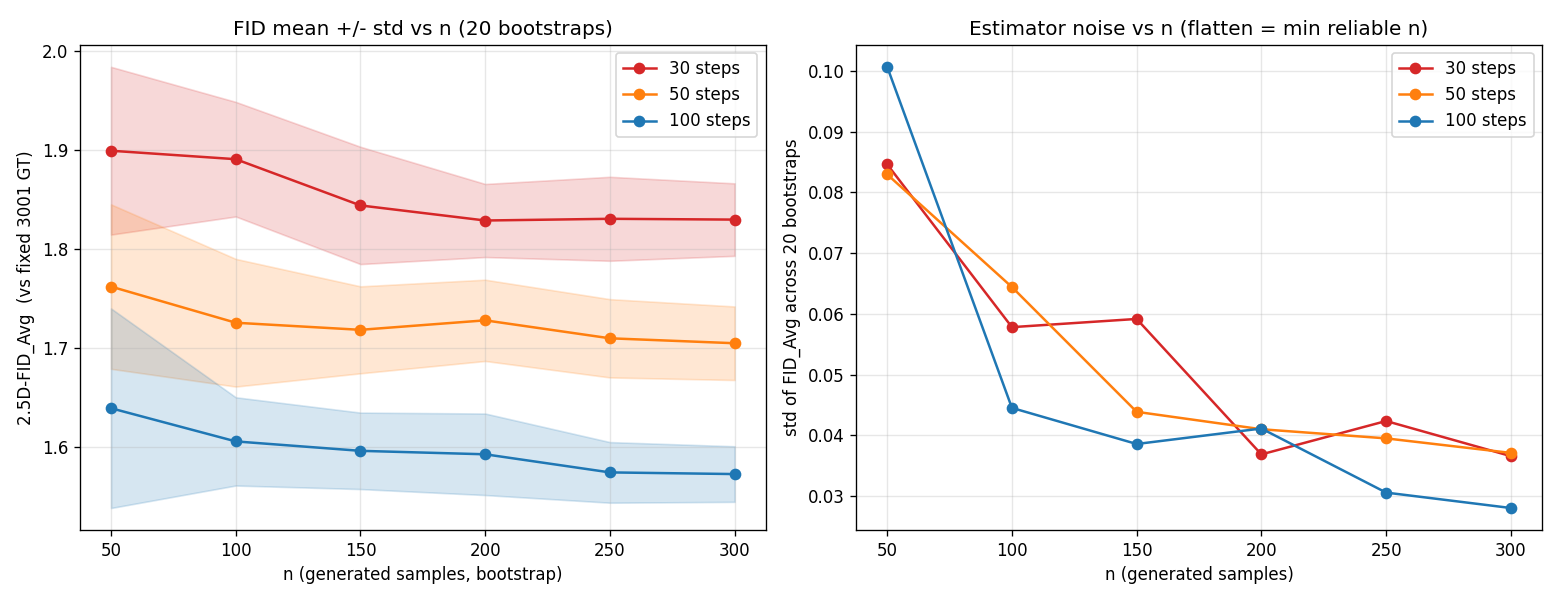

Python code for this plot:
"""FID-vs-n reliability curve via volume-level bootstrap (GPU Frechet).

Question (user): with reference fixed at the 3001-valid GT, how many GENERATED samples n
are needed before the 2.5D-FID estimate stabilizes? And is the 30-vs-100-step FID gap real
or within the estimator's noise at n=300?

Method: predictions' per-volume features are already cached (300 vols x 3 planes x (512,2048)).
For each n in {50,100,150,200,250,300}, draw 20 bootstrap resamples of n volumes WITH
replacement, compute 2.5D-FID (vs fixed 3001 GT ref-stats), report mean +/- std.

Speed: the Frechet trace term Tr(sqrtm(Sx Sy)) = sum(sqrt(eigvals(Sx Sy))) is computed on GPU
(torch.linalg.eigvals) instead of scipy.linalg.sqrtm on CPU — the same math, ~1000x faster over
the ~1080 resamples. Faithfulness is cross-checked once against monai.compute_frechet_distance.
Reference = 3001 GT (NOT the 300-GT of the earlier stage-2 table), so absolute FID differs there.
"""

import json
from pathlib import Path

import numpy as np
import torch

if not hasattr(np, "float_"):  # MONAI fid._sqrtm uses NumPy-2.0-removed np.float_
    np.float_ = np.float64
from monai.metrics.fid import compute_frechet_distance  # CPU cross-check only

from src.eval.tasks._fid_refstats import PLANES, load_ref_stats

STEPS = [30, 50, 100]
N_GRID = [50, 100, 150, 200, 250, 300]
N_BOOT = 20
SEED = 0
FEAT_DIM = 2048
REF_NPZ = (
    "/workspace/data/vlm3d_eval/_shared_gt_fidfeat/"
    "_valid_full_3001__radimagenet_resnet50__512x512x512__rs1.0x1.0x1.0__pad1_crop1__refstats.npz"
)
PRED_DIR = "/workspace/outputs/report2ct/stepconv_ep074/steps{}/fid_features/pred"
OUT = Path(__file__).parent
DEVICE = torch.device("cuda" if torch.cuda.is_available() else "cpu")


def per_volume_sufficient_stats(pred_dir: Path):
    """Per-volume (S1, S2, n_slices) per plane. S1=(V,2048), S2=(V,2048,2048), float64 numpy."""
    files = sorted(p for p in pred_dir.glob("*.mha"))
    V = len(files)
    S1 = {k: np.zeros((V, FEAT_DIM), dtype=np.float64) for k in PLANES}
    S2 = {k: np.zeros((V, FEAT_DIM, FEAT_DIM), dtype=np.float64) for k in PLANES}
    nsl = {k: np.zeros(V, dtype=np.float64) for k in PLANES}
    for vi, f in enumerate(files):
        feats = torch.load(f, weights_only=True, map_location="cpu")  # (xy,yz,zx)
        for k in PLANES:
            X = feats[k].double().numpy()  # (n_slices, 2048)
            S1[k][vi] = X.sum(0)
            S2[k][vi] = X.T @ X
            nsl[k][vi] = X.shape[0]
    return V, S1, S2, nsl


def _mu_sigma(counts_g, S1g, S2g, nslg):
    """Weighted (mu, sigma) for a bootstrap sample given per-volume counts (all GPU float64)."""
    N = (counts_g * nslg).sum()  # total slices
    s1 = counts_g @ S1g  # (2048,)
    s2 = torch.einsum("v,vij->ij", counts_g, S2g)  # (2048, 2048)
    mu = s1 / N  # (2048,)
    sig = (s2 - N * torch.outer(mu, mu)) / (N - 1.0)  # (2048, 2048)
    return mu, sig


def _frechet_gpu(mu_x, sig_x, mu_y, sig_y):
    """Frechet distance on GPU (== MONAI sqrtm-trace formula).

    Tr(sqrtm(Sx Sy)) = sum(sqrt(eigvals(Sx Sy))). Sx is SPD (bootstrap N>>2048), so with
    Sx = L L^T the product Sx Sy is similar to the SYMMETRIC L^T Sy L (same eigenvalues) →
    torch.linalg.eigvalsh, which has a fast GPU path (unlike non-symmetric eigvals).
    """
    diff = mu_x - mu_y
    L = torch.linalg.cholesky(sig_x)  # lower, (2048, 2048)
    M = L.transpose(-1, -2) @ sig_y @ L  # symmetric, eigvals == eigvals(Sx Sy)
    M = 0.5 * (M + M.transpose(-1, -2))  # symmetrize away fp round-off
    ev = torch.linalg.eigvalsh(M)  # real, ascending
    tr_sqrt = torch.sqrt(torch.clamp(ev, min=0.0)).sum()
    return float(
        diff.dot(diff) + torch.trace(sig_x) + torch.trace(sig_y) - 2.0 * tr_sqrt
    )


def fid_avg_from_counts(counts_g, S1g, S2g, nslg, ref_g):
    """2.5D-FID (Avg, [XY,YZ,XZ]) for a bootstrap sample."""
    per = []
    for k, name in PLANES.items():
        mu, sig = _mu_sigma(counts_g, S1g[k], S2g[k], nslg[k])
        per.append(_frechet_gpu(mu, sig, ref_g[name]["mu"], ref_g[name]["sigma"]))
    return sum(per) / 3.0, per


def main():
    ref = load_ref_stats(REF_NPZ)
    print(
        f"Loaded 3001-GT ref-stats (n_volumes={ref['n_volumes']}), device={DEVICE}",
        flush=True,
    )
    ref_g = {
        name: {"mu": ref[name]["mu"].to(DEVICE), "sigma": ref[name]["sigma"].to(DEVICE)}
        for name in PLANES.values()
    }

    results = {}
    for si, S in enumerate(STEPS):
        pred_dir = Path(PRED_DIR.format(S))
        V, S1, S2, nsl = per_volume_sufficient_stats(pred_dir)
        S1g = {k: torch.from_numpy(S1[k]).to(DEVICE) for k in PLANES}
        S2g = {k: torch.from_numpy(S2[k]).to(DEVICE) for k in PLANES}
        nslg = {k: torch.from_numpy(nsl[k]).to(DEVICE) for k in PLANES}
        print(f"[steps={S}] loaded {V} pred volumes -> GPU", flush=True)

        ones = torch.ones(V, dtype=torch.float64, device=DEVICE)
        full_avg, full_planes = fid_avg_from_counts(ones, S1g, S2g, nslg, ref_g)

        # Faithfulness cross-check vs MONAI (CPU sqrtm) on the full-300 set, first step only.
        if si == 0:
            for k, name in PLANES.items():
                mu, sig = _mu_sigma(ones, S1g[k], S2g[k], nslg[k])
                monai_fd = float(
                    compute_frechet_distance(
                        mu.cpu(), sig.cpu(), ref[name]["mu"], ref[name]["sigma"]
                    )
                )
                print(
                    f"    [check {name}] GPU={full_planes[list(PLANES).index(k)]:.5f} "
                    f"MONAI={monai_fd:.5f} d={abs(full_planes[list(PLANES).index(k)] - monai_fd):.2e}",
                    flush=True,
                )

        rng = np.random.default_rng(SEED + S)
        per_n = {}
        for n in N_GRID:
            avgs = []
            for _ in range(N_BOOT):
                sample = rng.integers(0, V, size=n)
                counts = np.bincount(sample, minlength=V).astype(np.float64)
                counts_g = torch.from_numpy(counts).to(DEVICE)
                a, _ = fid_avg_from_counts(counts_g, S1g, S2g, nslg, ref_g)
                avgs.append(a)
            avgs = np.array(avgs)
            per_n[n] = {
                "mean": float(avgs.mean()),
                "std": float(avgs.std(ddof=1)),
                "min": float(avgs.min()),
                "max": float(avgs.max()),
            }
            print(
                f"  n={n:3d}: FID_Avg {avgs.mean():.4f} +/- {avgs.std(ddof=1):.4f}",
                flush=True,
            )

        results[S] = {
            "full300_FID_Avg": full_avg,
            "full300_planes": {
                "XY": full_planes[0],
                "YZ": full_planes[1],
                "XZ": full_planes[2],
            },
            "bootstrap": per_n,
        }
        del S1g, S2g, nslg
        torch.cuda.empty_cache()

    (OUT / "fid_bootstrap_ncurve.json").write_text(json.dumps(results, indent=2))
    _plot(results)
    print(f"\nwrote {OUT / 'fid_bootstrap_ncurve.json'} and .png", flush=True)


def _plot(results):
    import matplotlib

    matplotlib.use("Agg")
    import matplotlib.pyplot as plt

    fig, (ax1, ax2) = plt.subplots(1, 2, figsize=(13, 5))
    colors = {30: "#d62728", 50: "#ff7f0e", 100: "#1f77b4"}
    for S in STEPS:
        ns = N_GRID
        m = np.array([results[S]["bootstrap"][n]["mean"] for n in ns])
        sd = np.array([results[S]["bootstrap"][n]["std"] for n in ns])
        c = colors[S]
        ax1.plot(ns, m, "-o", color=c, label=f"{S} steps")
        ax1.fill_between(ns, m - sd, m + sd, color=c, alpha=0.18)
        ax2.plot(ns, sd, "-o", color=c, label=f"{S} steps")
    ax1.set_xlabel("n (generated samples, bootstrap)")
    ax1.set_ylabel("2.5D-FID_Avg  (vs fixed 3001 GT)")
    ax1.set_title("FID mean +/- std vs n (20 bootstraps)")
    ax1.legend()
    ax1.grid(alpha=0.3)
    ax2.set_xlabel("n (generated samples)")
    ax2.set_ylabel("std of FID_Avg across 20 bootstraps")
    ax2.set_title("Estimator noise vs n (flatten = min reliable n)")
    ax2.legend()
    ax2.grid(alpha=0.3)
    fig.tight_layout()
    fig.savefig(OUT / "fid_bootstrap_ncurve.png", dpi=120)


if __name__ == "__main__":
    main()
